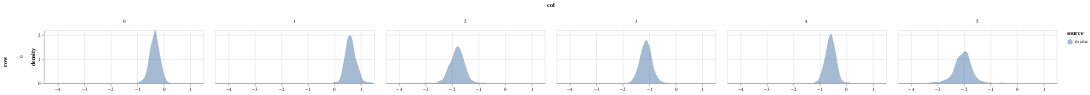

Write notebook code for a chart like this one.
### Code cell
param = 'alpha'
df = get_post_df(ps[param]) 
df['source'] = 'mcmc'
plot_density(df, height=100)

### Figure 1 — Vega-Lite specification as saved in the notebook (floating-point values rounded to 4 significant figures; data arrays with more than 128 entries replaced by an {"elided": "..."} marker saying what was removed)
{"config": {"view": {"continuousWidth": 400, "continuousHeight": 300}}, "data": {"name": "data-d175d97069c7df0e2ee978a4d03ee122"}, "mark": {"type": "area", "opacity": 0.5}, "encoding": {"color": {"type": "nominal", "field": "source"}, "column": {"type": "quantitative", "field": "col"}, "row": {"type": "quantitative", "field": "row"}, "x": {"type": "quantitative", "field": "value", "title": null}, "y": {"type": "quantitative", "field": "density"}}, "height": 100, "resolve": {"scale": {"x": "independent"}}, "transform": [{"fold": ["value"]}, {"density": "value", "groupby": ["cn", "row", "col", "source"]}], "width": 300, "$schema": "https://vega.github.io/schema/vega-lite/v4.8.1.json", "datasets": {"data-d175d97069c7df0e2ee978a4d03ee122": {"elided": "2400 records"}}}
